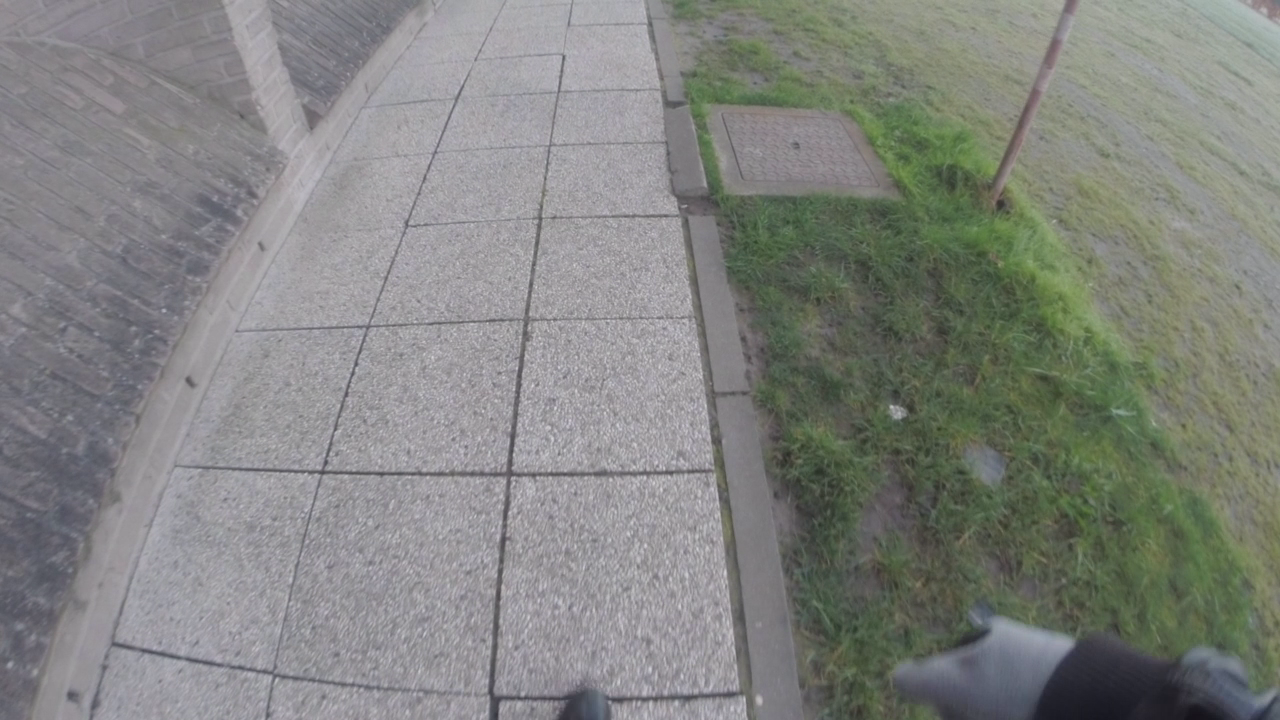
//> input picture Detectors/GroteVierkanteTegelDetector/tegel5.png, 1280 x 720 px
$ ./main tegel5.png tegel5.png   (built with g++ and OpenCV 4)
//> lines starting //> are read from the running program, lines starting //| are printed output that depends on the picture
#include <opencv2/opencv.hpp>

#include <iostream>
#include <fstream>
#include <vector>

std::vector<int> lijnen_horiz, lijnen_vert;

void warpImageHorizontal(cv::Mat& src) {
    cv::Mat transformationMatrix = (cv::Mat_<float>(3, 3) <<
                                3.733014315042774, 2.061886322652256, -1301.047963484205,
                                0.5998443499574854, 5.106979153562959, -1243.185106309681,
                                0.0007714899807180572, 0.003564067611158272, 1);

    cv::warpPerspective(src, src, transformationMatrix, src.size());

    transformationMatrix = (cv::Mat_<float>(3, 3) <<
                                1.046267773340949, 0.1727104311502497, -51.12582022694622,
                                -0.01835162322403518, 1.084371194493872, 5.046643148189599,
                                -3.762685450448503e-05, 0.0002480289139232891, 1);

    cv::warpPerspective(src, src, transformationMatrix, src.size());
}

cv::Mat selectRoi(const cv::Mat& src) {
    int x1 = 0;
    int y1 = 20;
    int width = (3 * src.cols) / 4;
    int height = (3 * src.rows) / 4;

    cv::Rect roi_rect(x1, y1, width, height);

    return cv::Mat(src, roi_rect);
}

void verwerkLijnen(float rho, float theta, bool isHoriz) {
    double a = cos(theta), b = sin(theta);
    double x0 = a*rho, y0 = b*rho;
    if(isHoriz){
        lijnen_horiz.push_back(cvRound(y0));
    }
    else {
        lijnen_vert.push_back(cvRound(x0));
    }
}

//Zoekt de verticale lijnen tussen de tegels naast de sporthal (warpImage ideaal hiervoor ingesteld)
void zoekLijnen(cv::Mat& roi) {

    const float GRAAD = CV_PI / 180;
    const int LOW_THRESH_VERT = 40;
    const int CANNY_RATIO = 3;
    const int KERNEL_SIZE = 3;

    //Canny
    cv::Mat edges;
    cv::GaussianBlur(roi, edges, cv::Size(5, 5), 5, 20);
    cv::cvtColor(edges, edges, CV_BGR2GRAY);
    cv::Canny(edges, edges, LOW_THRESH_VERT, LOW_THRESH_VERT * CANNY_RATIO, KERNEL_SIZE);

    // Hough Line Detection
    std::vector<cv::Vec2f> lines;
    HoughLines(edges, lines, 1, GRAAD, 100, 200, 10);

    //Alle gededecteerde lijnen zitten in lines
    for(unsigned int i = 0; i < lines.size(); i++) {

        //Toepassen van driehoeksmeetkunde om x en y te vinden van de eindpunten van de lijnen
        float rho=lines[i][0];
        float theta=lines[i][1];

        //selectie verticale lijnen
        if(theta > GRAAD * 170 || theta < GRAAD * 10) {
            verwerkLijnen(rho, theta, false);
        }
        //selectie horizontale lijnen
        else if(theta > GRAAD * 80 && theta < GRAAD * 100) {
            verwerkLijnen(rho, theta, true);
        }
    }
}

int get_min_dist(const std::vector<int>& values) {

    const int DIST_THRESHOLD = 100;

    if (values.size() < 2) {
        return -1;
    }
    else {
        int min_dist = 500;
        for (int i = 0; i < values.size(); i++) {
            for (int j = i + 1; j < values.size(); j++) {
                int distance = std::abs(values[j] - values[i]);
                if (distance > DIST_THRESHOLD && distance < min_dist) {
                    min_dist = distance;
                }
            }
        }

        if (min_dist == 500) {
            return -1;
        } else {
            return min_dist;
        }
    }
}

int main(int argc, char** argv) {

    //read image
    cv::Mat src = cv::imread(argv[1]);
//> src is the input picture: 720 rows x 1280 cols, CV_8UC3; mean B, G, R 127.7, 131.6, 129.7

    //init
    lijnen_horiz.clear();
    lijnen_vert.clear();

    //transform image
    warpImageHorizontal(src);
//> in warpImageHorizontal, `cv::warpPerspective(src, src, transformationMatrix, src.size());`:
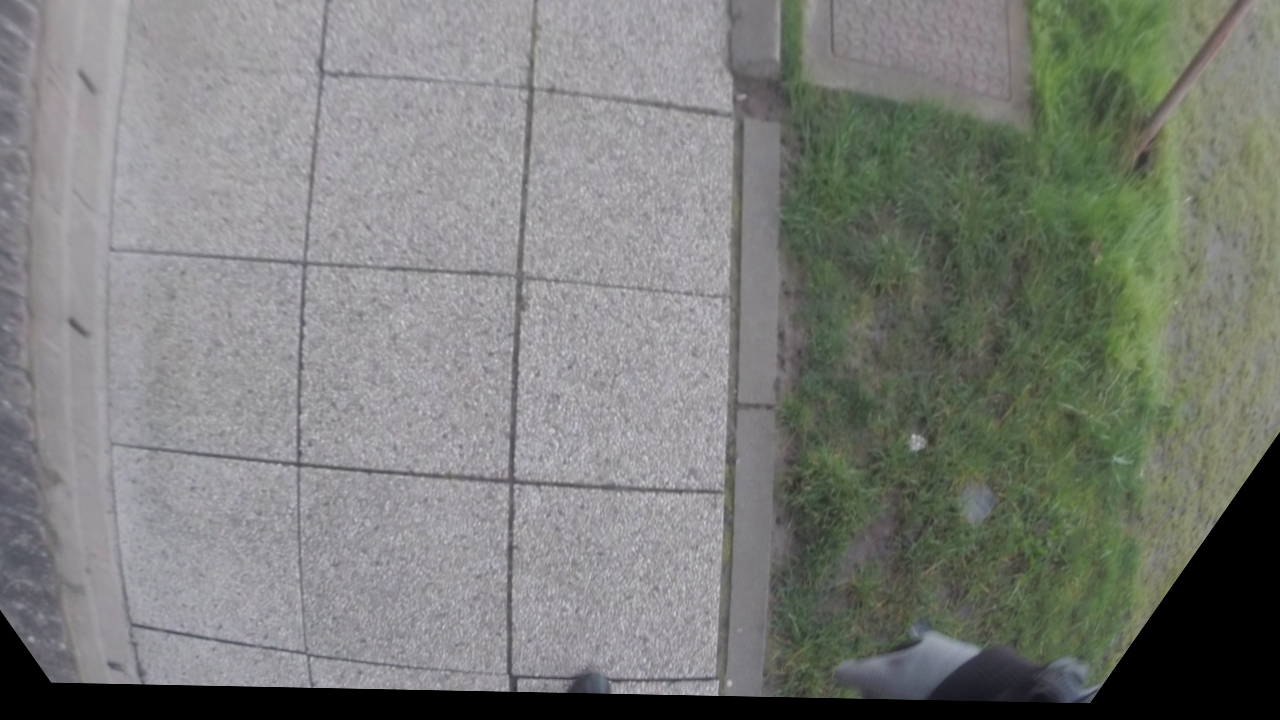
//> src: 720 rows x 1280 cols, CV_8UC3; mean B, G, R 120.6, 125, 123.1
//> in warpImageHorizontal, `cv::warpPerspective(src, src, transformationMatrix, src.size());`:
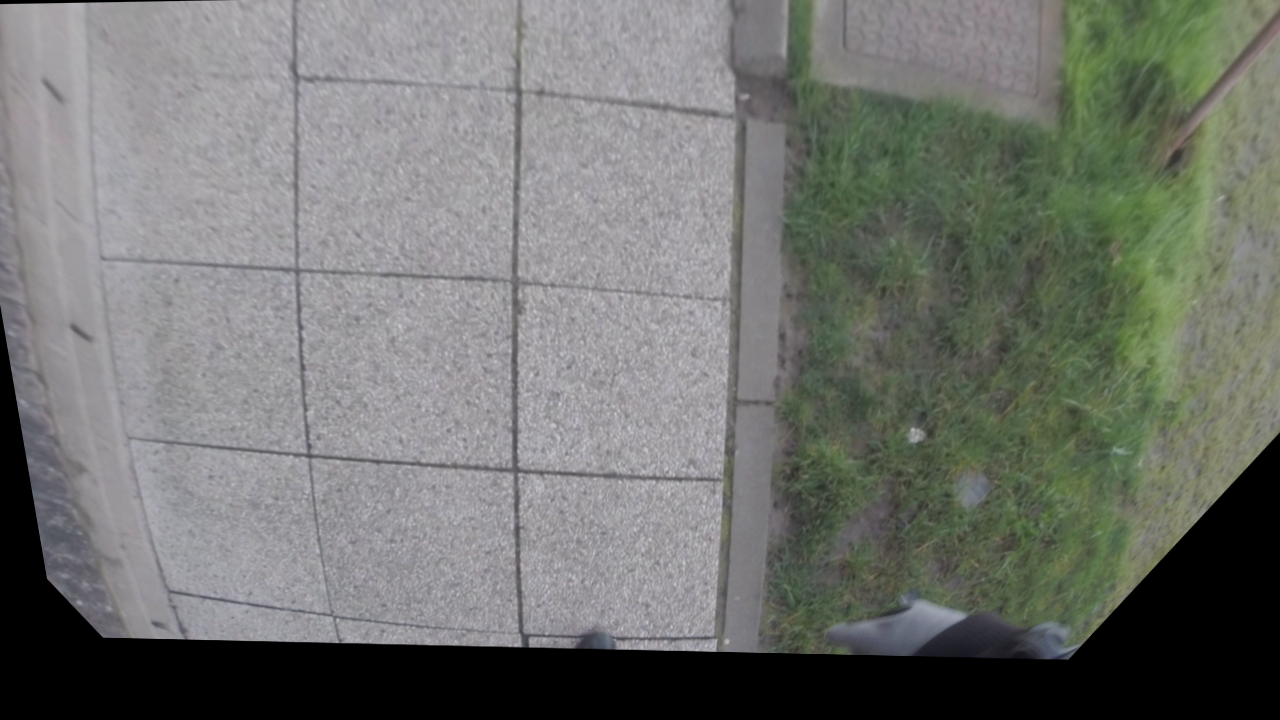
//> src: 720 rows x 1280 cols, CV_8UC3; mean B, G, R 111.4, 115.7, 113.8

    //roi
    cv::Mat roi = selectRoi(src);
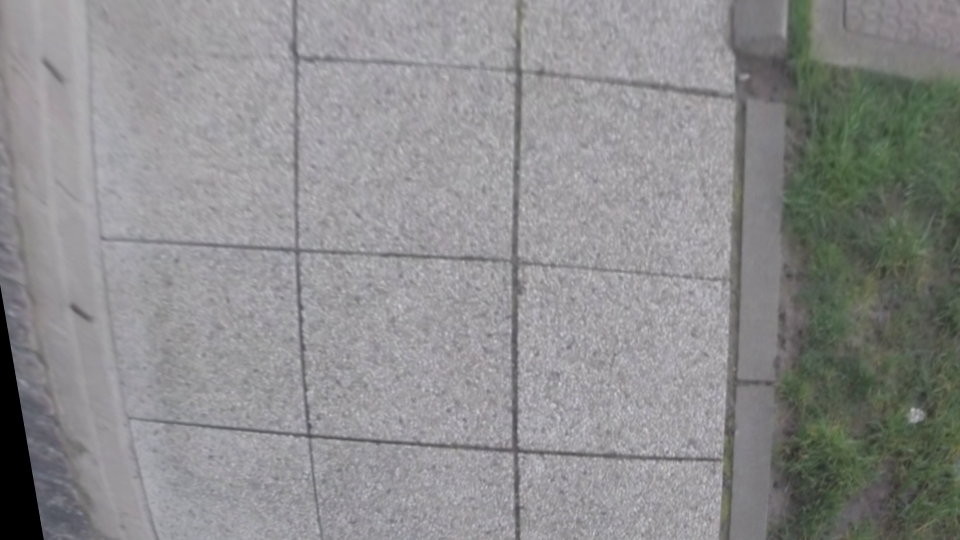
//> roi: 540 rows x 960 cols, CV_8UC3; mean B, G, R 140.7, 140.1, 140.5

    //find lines
    zoekLijnen(roi);
//> in zoekLijnen, `cv::Canny(edges, edges, LOW_THRESH_VERT, LOW_THRESH_VERT * CANNY_RATIO..`:
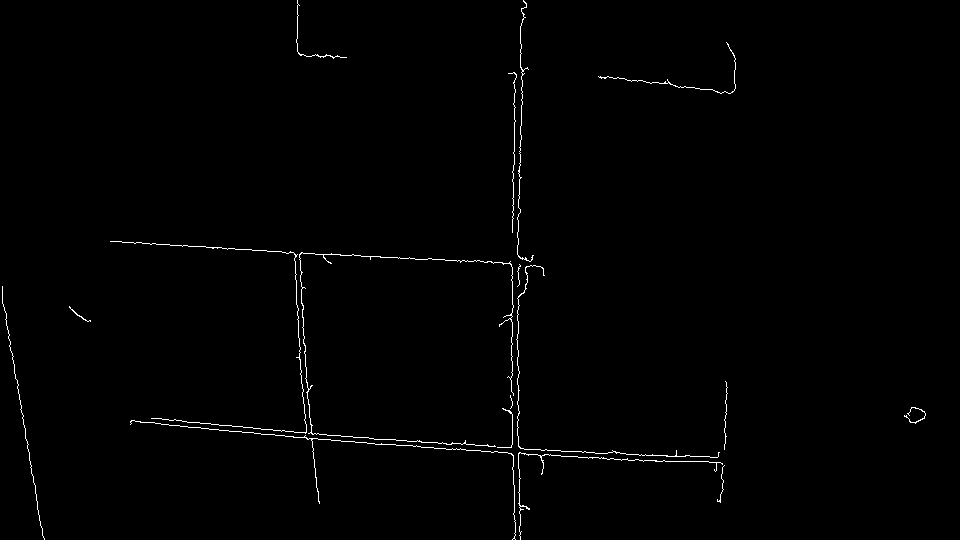
//> edges: 540 rows x 960 cols, CV_8UC1; 0.78% white in thin lines or dots
//> in zoekLijnen, `HoughLines(edges, lines, 1, GRAAD, 100, 200, 10);`: lines = 21 lines (rho, theta), first 12: [236, 1.62], [411, 1.64], [404, 1.66], [409, 1.66], [416, 1.64], [420, 1.62], [523, 0.02], [518, 0], [512, 0], [525, 0.03], [-511, 3.12], [425, 1.62]
//> the loop in zoekLijnen, `for(unsigned int i = 0; i < lines.size(); i++)` made 21 passes
//> (rho, theta, a in verwerkLijnen, b in verwerkLijnen, x0 in verwerkLijnen, y0 in verwerkLijnen) on passes 1 to 12: (236, 1.62, -0.0523, 0.999, -12.35, 235.7), (411, 1.64, -0.0698, 0.998, -28.67, 410), (404, 1.66, -0.0872, 0.996, -35.21, 402.5), (409, 1.66, -0.0872, 0.996, -35.65, 407.4), (416, 1.64, -0.0698, 0.998, -29.02, 415), (420, 1.62, -0.0523, 0.999, -21.98, 419.4), (523, 0.0175, 1, 0.0175, 522.9, 9.13), (518, 0, 1, 0, 518, 0), (512, 0, 1, 0, 512, 0), (525, 0.0349, 0.999, 0.0349, 524.7, 18.32), (-511, 3.12, -1, 0.0175, 510.9, -8.92), (425, 1.62, -0.0523, 0.999, -22.24, 424.4)
//> (rho, theta) on pass 19: (50, 2.97)

    //get distance
    int min_horiz = get_min_dist(lijnen_horiz);
//> the loop in get_min_dist, `for (int i = 0; i < values.size(); i++)` made 10 passes
//> after the loop in get_min_dist, `for (int i = 0; i < values.size(); i++)`: min_dist = 161
//> min_horiz = 161
    int min_vert = get_min_dist(lijnen_vert);
//> the loop in get_min_dist (call 2), `for (int i = 0; i < values.size(); i++)` made 10 passes
//> min_dist on passes 1 to 10: 260, 255, 249, 249, 248, 248, 242, 242, 242, 242
//> min_vert = 242

    //feature vector
    std::ostringstream featurevector;
    featurevector << 0 << " ";
    featurevector << 1 << ":" << min_horiz << " ";
    featurevector << 2 << ":" << min_vert;

    //write out data to dataFile
    std::ofstream dataFile;
    dataFile.open(argv[2]);

    dataFile << featurevector.str();
    dataFile << std::endl;

    dataFile.close();

    return 0;
}
